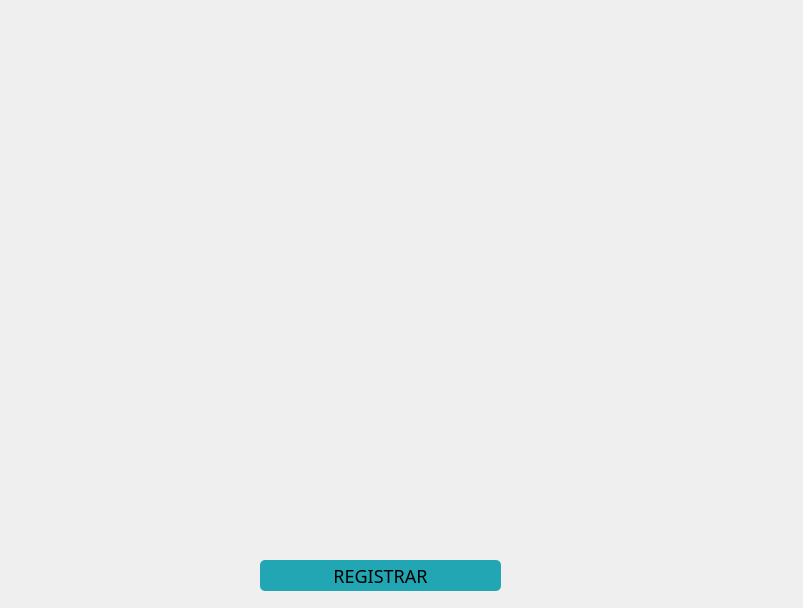
<?xml version="1.0" encoding="UTF-8"?>
<ui version="4.0">
 <class>Registro</class>
 <widget class="QMainWindow" name="Registro">
  <property name="geometry">
   <rect>
    <x>0</x>
    <y>0</y>
    <width>803</width>
    <height>608</height>
   </rect>
  </property>
  <property name="minimumSize">
   <size>
    <width>545</width>
    <height>608</height>
   </size>
  </property>
  <property name="windowTitle">
   <string>Registro</string>
  </property>
  <property name="styleSheet">
   <string notr="true">*{font-family:Bahnschrift Condensed;
font-size:18px;

}
#title{
border-radius:1px;
background:rgba(47, 53, 66, 1);
font-size:22px;
border-top-left-radius:7px;
border-top-right-radius: 7px;
color:white;
border:1px solid black;
}

#centralwidget{
	
	background-image: url(:/newPrefix/4a4c046a0390ce57387bbe8284156652.jpg);
}
#frame{

background:rgba(0,0,50,1);
}
#frame_6{
border:1px solid black;
background:rgba(47, 53, 66, 1);
border-radius:5px;
}
QPushButton{
background:#22a6b3;
border-radius:5px;

color:black;
}

QLabel{
color:white;
background:transparent;
background:transparent;
border:none;

}

QPushButton{
color:black;
border-radius:5px;
}
QPushButton:hover{
color:white;
border-radius:6px;
background:gray;
}

QLineEdit{
color:white;
background:transparent;
border:none;

border-bottom:1px solid white;
}
QComboBox{
color:white;
background:transparent;
border:none;

border-bottom:1px solid white;;

}
QSpinBox{
color:white;
background:transparent;
border:none;

border-bottom:1px solid white;
}
#spinBox{
color:white;
font:center;}
QDateEdit{
color:white;
background:transparent;
border:none;

border-bottom:1px solid white;
}
QTimeEdit{
color:white;
background:transparent;
border:none;

border-bottom:1px solid white;
}
#foto{
border:1px solid white;}
QRadioButton{
color:white;
}</string>
  </property>
  <widget class="QWidget" name="centralwidget">
   <widget class="QPushButton" name="pushButton">
    <property name="geometry">
     <rect>
      <x>260</x>
      <y>560</y>
      <width>241</width>
      <height>31</height>
     </rect>
    </property>
    <property name="cursor">
     <cursorShape>PointingHandCursor</cursorShape>
    </property>
    <property name="text">
     <string>REGISTRAR</string>
    </property>
   </widget>
  </widget>
 </widget>
 <tabstops>
  <tabstop>pushButton</tabstop>
 </tabstops>
 <resources>
  <include location="Imagenes.qrc"/>
  <include location="prototipos/fondo.qrc"/>
 </resources>
 <connections/>
</ui>
